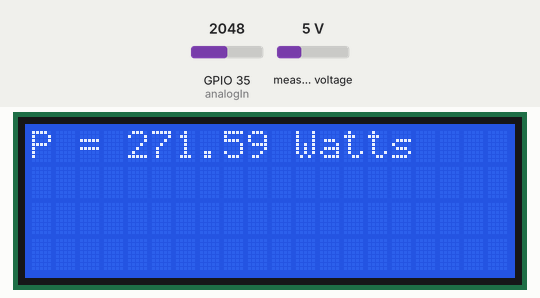
Recording of a sketch running on a simulated ESP32. Shown: 20×4 character LCD. The test bench sets the inputs (shaded band); at power-on: GPIO 35 (analogIn) = 2048, measured voltage 5 V. WiFi joins after 1.5 s; servers stay silent unless stated; what the sketch prints to the serial monitor is not drawn.

Above: at 2.8 s.
2.9 s: GPIO 35 (analogIn) set to 1106
At 4.2 s:
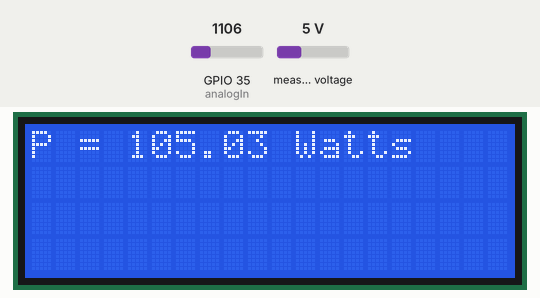
5.2 s: GPIO 35 (analogIn) set to 1004
At 7.0 s:
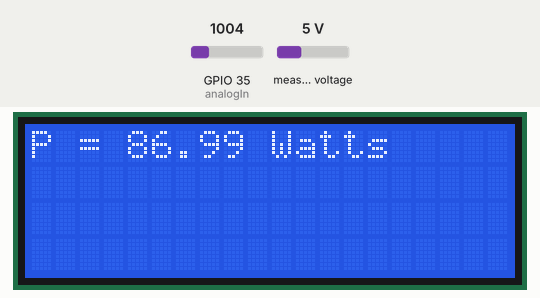
7.3 s: GPIO 35 (analogIn) set to 627
At 9.1 s:
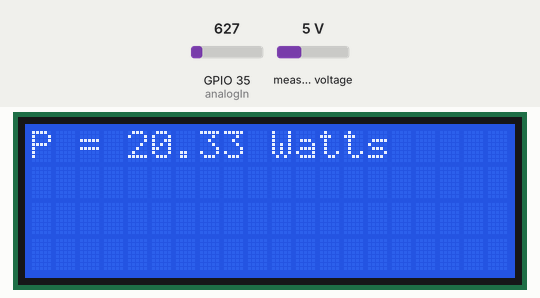
9.4 s: GPIO 35 (analogIn) set to 515
At 11.0 s:
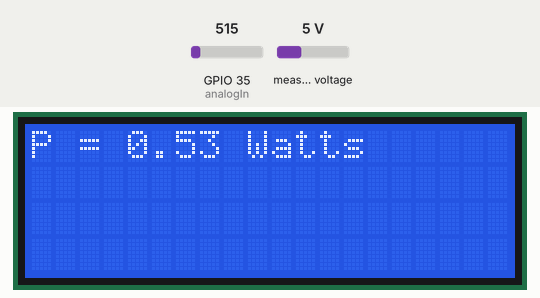
11.5 s: measured voltage set to 0.3 V
13.5 s: measured voltage set to 7.5 V
At 14.6 s:
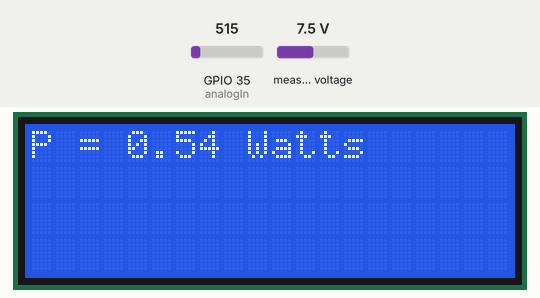
Timing chart, 0 to 16.5 s (numbered marks = the images above; inputs shaded):
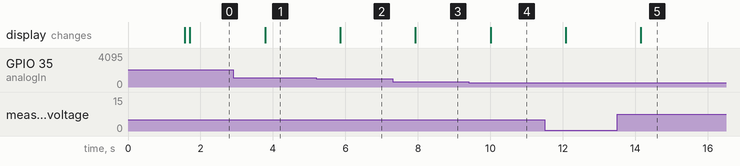

The sketch:

slfd_nodemcu.ino
```cpp
#include <WiFi.h>
#include <WiFiManager.h>
#include <HTTPClient.h>
#include <Firebase_ESP_Client.h>
#include "ZMPT101B.h"
#include "ACS712.h"
#include <LiquidCrystal_I2C.h>
#include "SoftwareSerial.h"
const String key = "key=AAAAjAcKy-c:APA91bEBWahXd9qEEowZNCwrAJcBC3Ezy_ByXF8rvjs9VavRmzkl8AB4D8pckwOhpAhuzjwcExX_Un-9DtCVsOoJCc80SsdXYtHtQcodCkZxZRSqwYggd25IpGG_5HUkwcXny0VjePdo";
#include "addons/TokenHelper.h"
#include "addons/RTDBHelper.h"
bool okay = true;
// Insert Firebase project API Key
#define API_KEY "AIzaSyBO6P-dL2dJ6S578nHPHrJCvlzLcWqg5O0"
#define DATABASE_URL "https://supply-line-fault-detector-default-rtdb.firebaseio.com/"

// Insert Authorized Email and Corresponding Password
#define USER_EMAIL "test@gmail.com"
#define USER_PASSWORD "12345678"

// Define Firebase objects
FirebaseData fbdo;
FirebaseAuth auth;
FirebaseConfig config;

// Variable to save USER UID
String uid;

// Initialize WiFi
void initWiFi() {
WiFiManager wm;
bool res;
res = wm.autoConnect("Supply Line");

// anonymous ap
if(!res) {
    Serial.println("Failed to connect");
    }
    else {
        //if you get here you have connected to the WiFi
        Serial.println("connected...yeey :)");
    }
}

// We have ZMPT101B sensor connected to A0 pin of arduino
// Replace with your version if necessary
ZMPT101B voltageSensor(34);

// We have 30 amps version sensor connected to A1 pin of arduino
// Replace with your version if necessary
const int analogIn = 35;
int mVperAmp = 66; // use 100 for 20A Module and 185 for 5A Module
int RawValue= 0;
int ACSoffset = 2500;
double Voltage = 0;
double I = 0;

// initialize the library by associating any needed LCD interface pin
// with the arduino pin number it is connected to
//const int rs = 12, en = 11, d4 = 5, d5 = 4, d6 = 3, d7 = 2;
LiquidCrystal_I2C lcd(0x27,20,4);  // set the LCD address to 0x27 for a 16 chars and 2 line display

void setup()
{
 Serial.begin(115200);
  // Initialize WiFi
  initWiFi();

  // Assign the api key (required)
  config.api_key = API_KEY;

  // Assign the user sign in credentials
  auth.user.email = USER_EMAIL;
  auth.user.password = USER_PASSWORD;

  Firebase.reconnectWiFi(true);
  fbdo.setResponseSize(4096);

  // Assign the callback function for the long running token generation task
  config.token_status_callback = tokenStatusCallback; //see addons/TokenHelper.h

  // Assign the maximum retry of token generation
  config.max_token_generation_retry = 5;
  config.database_url = DATABASE_URL;
  // Initialize the library with the Firebase authen and config
  Firebase.begin(&config, &auth);

  // Getting the user UID might take a few seconds
  Serial.println("Getting User UID");
  while ((auth.token.uid) == "") {
    Serial.print('.');
    delay(1000);
  }
  // Print user UID
  uid = auth.token.uid.c_str();

  Serial.print("User UID: ");
  Serial.print(uid);
   //pinMode(led, OUTPUT);
  // set up the LCD's number of columns and rows:
  lcd.init();
  lcd.backlight();
  // calibrate() method calibrates zero point of sensor,
  // It is not necessary, but may positively affect the accuracy
  // Ensure that no current flows through the sensor at this moment
  // If you are not sure that the current through the sensor will not leak during calibration - comment out this method
  //lcd.print("Calibrating... Ensure that no current flows through the sensor at this moment");

  delay(100);
  voltageSensor.calibrate();

  //lcd.print("Done!");
}


void loop()
{
  // To measure voltage/current we need to know the frequency of voltage/current
  // By default 50Hz is used, but you can specify desired frequency
  // as first argument to getVoltageAC and getCurrentAC() method, if necessary

  float U = voltageSensor.getVoltageAC();
  RawValue = analogRead(analogIn);
  Voltage = (RawValue / 1024.0) * 5000; // Gets you mV
  I = ((Voltage - ACSoffset) / mVperAmp);

  if (I<0){
    I = 0;
  }
  else{
    I=I*0.001;
  }
  U = (U*10)+90;
  if (U<150){
    U = 0;
    I = 0;
  }

  // To calculate the power we need voltage multiplied by current
  float P = U * I;

  Serial.println(String("U = ") + U + " V");
  Serial.println(String("I = ") + I + " A");
  Serial.println(String("P = ") + P + " Watts");
  lcd.setCursor(0, 0);
  lcd.println(String("P = ") + P + " Watts");

  delay(1000);

if(okay)
{
  if (U==0 || I==0)  {
  okay=!okay;
  //digitalWrite(LED_BUILTIN, LOW);
  Serial.println("not ok");
writeData("isOkay",false);
  sendNotification();

    }
  }
  if(!okay)
{
  if (!(U==0 || I==0))
  {
  okay=!okay;
  //digitalWrite(LED_BUILTIN, HIGH);
  Serial.println("okay");
writeData("isOkay",true);


    }


}
}

bool writeData(String path,bool stat)
{
  if (Firebase.RTDB.setInt(&fbdo, "Data/"+path+"/", stat)){
      Serial.println("PASSED");
      Serial.println("PATH: " + fbdo.dataPath());
      Serial.println("TYPE: " + fbdo.dataType());
      return true;
    }
    else {
      Serial.println("FAILED");
      Serial.println("REASON: " + fbdo.errorReason());
      return false;
    }
    Serial.println("done.");
  }
    int sendNotification()
{

  HTTPClient http;
  http.begin("https://fcm.googleapis.com/fcm/send");
  http.addHeader("Authorization",key);
  http.addHeader("Content-Type","application/json");
  Serial.print("Sending notification ! ==> ");
  String data = String("{\"to\":\"/topics/pushNotifications\",\"notification\":{\"title\":\"Fault!\",\"body\":\"Fault Found at Transformer!\"}}");
  int httpCode = http.POST(data);
  if(httpCode == HTTP_CODE_OK){
    Serial.println("OK");
  }else{
    Serial.println("Failed");
  }
  http.end();
  return httpCode;

}
```

Measured:
- the behaviour switches between 1078 and 1077 on GPIO 35 (analogIn) (found by bisection; images 1 and 2)
- the behaviour switches between 569 and 568 on GPIO 35 (analogIn) (found by bisection; images 3 and 4)
- after the input at 2.9 s, the display: changes after 0.88 s (image 1)
- after the input at 5.2 s, the display: changes after 0.66 s (image 2)
- after the input at 7.3 s, the display: changes after 0.63 s (image 3)
- after the input at 9.4 s, the display: changes after 0.61 s (image 4)
- after the input at 13.5 s, the display: changes after 0.65 s (image 5)
